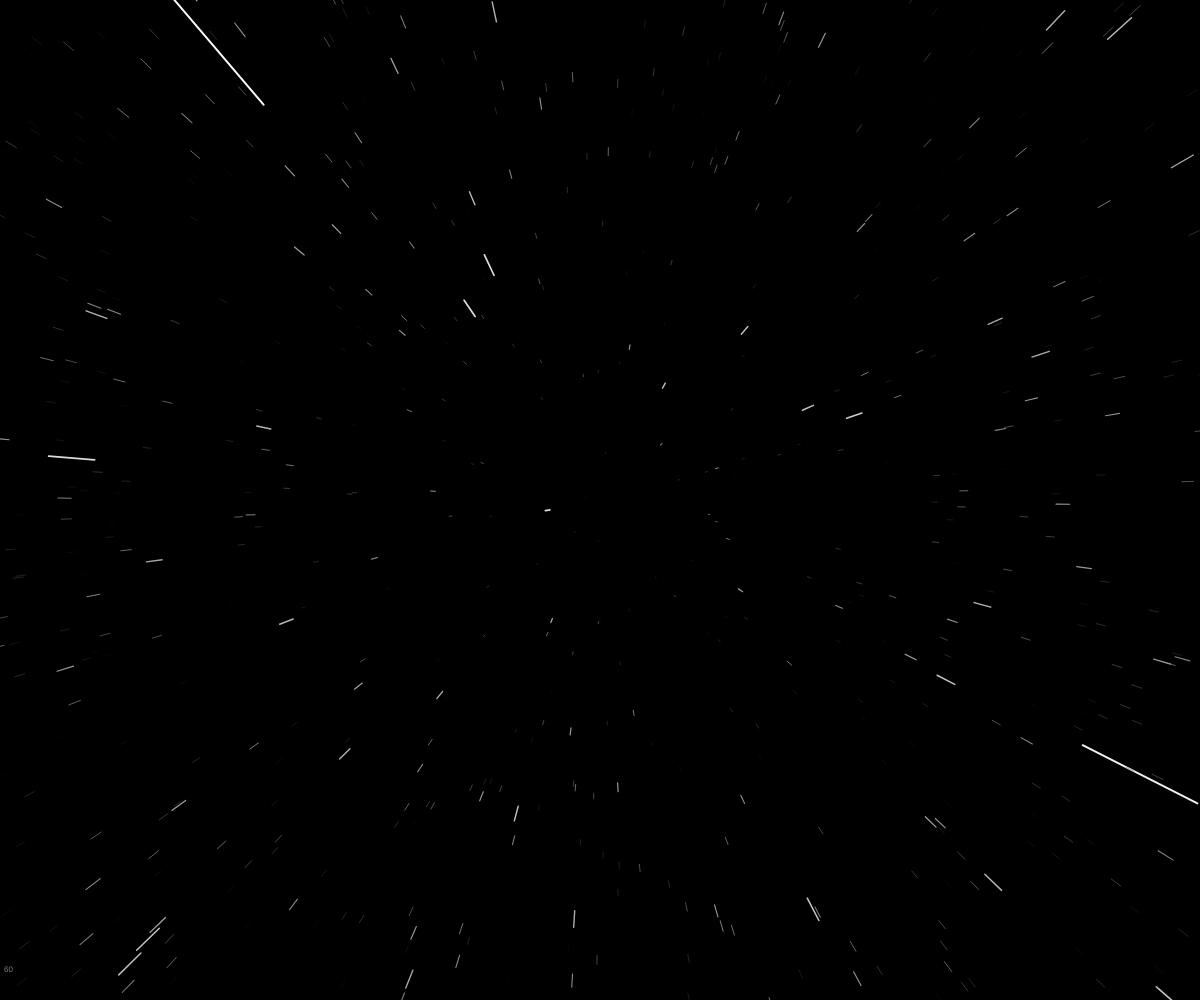
Frame 1 (no input)
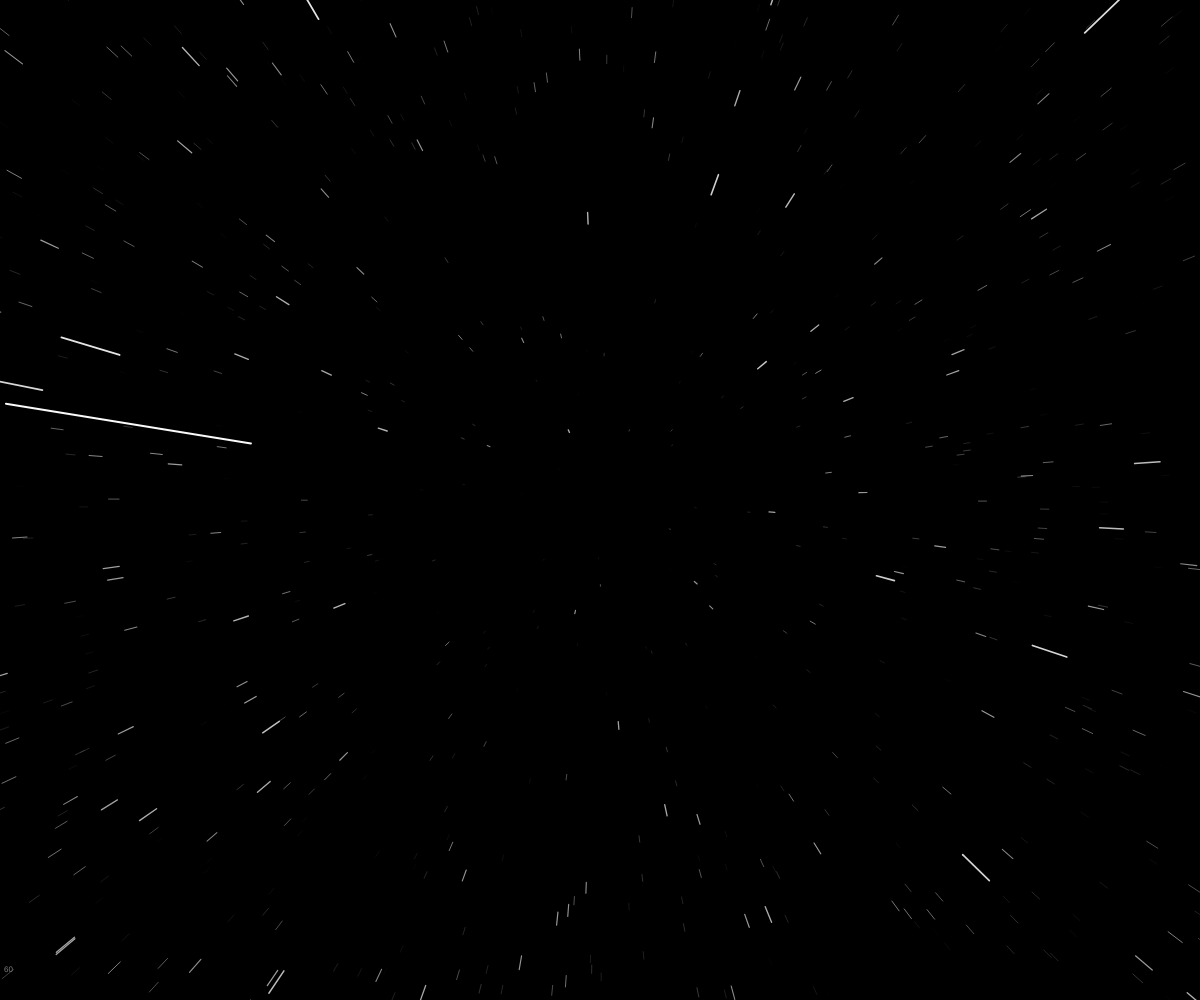
Frame 60 (no input)
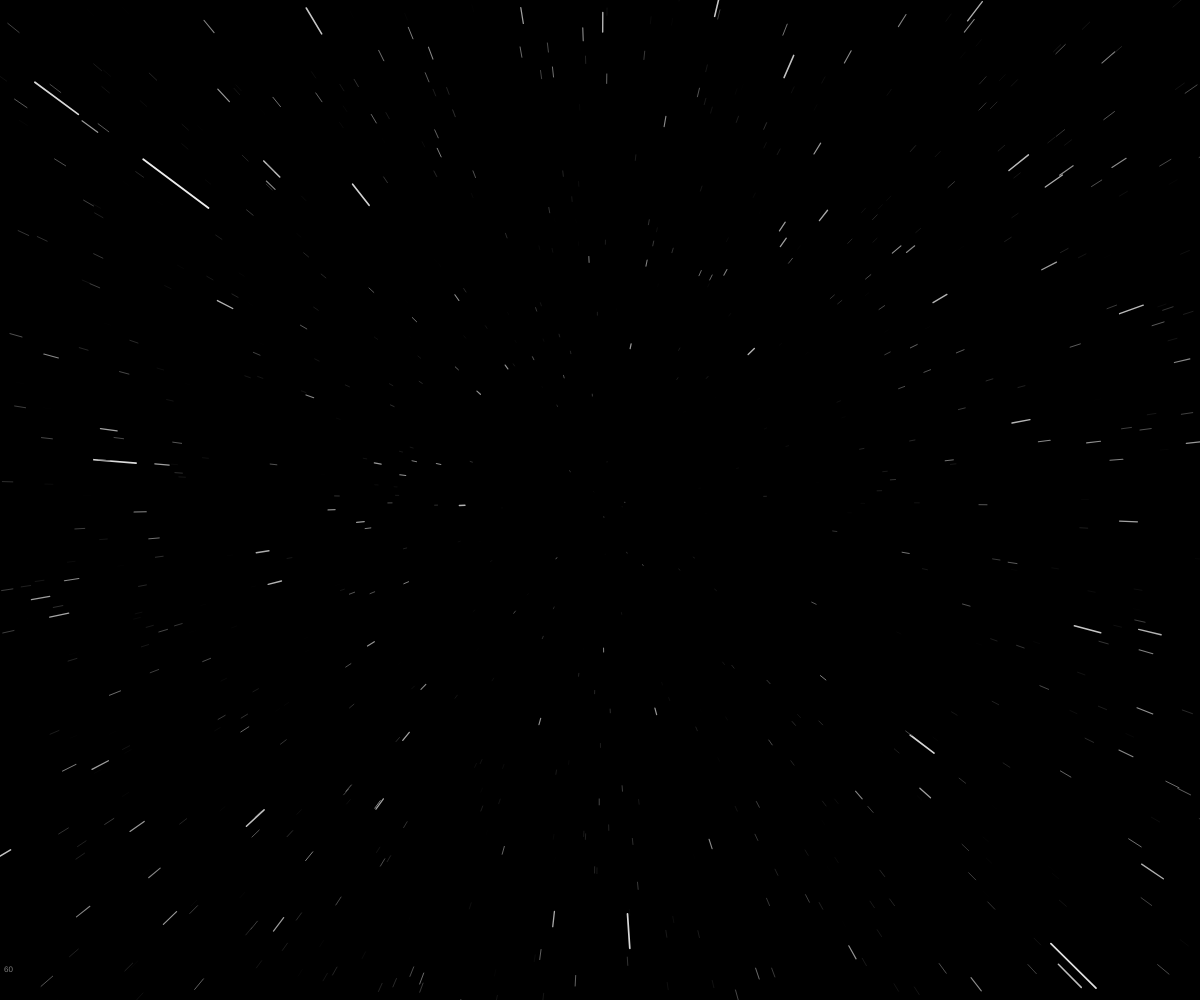
Frame 120 (the mouse pressed at the canvas centre since frame 60)

The p5.js sketch that drew these frames (run headless with seeded random() and noise() and a simulated clock; from frame 60 on, the mouse is pressed at the canvas centre):

// p5.js sketch
// ── sketch.js
let stars = [];
let depth = 400;

function windowResized() {
  resizeCanvas(windowWidth, windowHeight);
}

function setup() {
  createCanvas(windowWidth, windowHeight);
  
  let count = 500 * pow((windowWidth / 400), 2);
  for (let i = 0; i < count; ++i) {
    let x = random(-width / 2, width / 2);
    let y = random(-height / 2, height / 2);
    let z = random(depth);
    stars.push(new Star(createVector(x, y, z)));
  }
}

function draw() {
  background(0);
  translate(width/2, height/2);
  
  for (let i = 0; i < stars.length; ++i) {
    stars[i].draw();
  }
  
  fill(127);
  textSize(8);
  noStroke();
  text(round(frameRate()), -width/2 + 4, height/2 - 28);
}

function Star(pos) {
  this.pos = pos;
  this.prevPos = createVector(pos.x, pos.y, pos.z);
}

Star.prototype.draw = function() {
  this.pos.z -= 5;
  if (this.pos.z < 0) {
    this.pos.z = depth;
    this.pos.x = random(-width / 2, width / 2);
    this.pos.y = random(-height / 2, height / 2);
    this.prevPos = createVector(this.pos.x, this.pos.y, this.pos.z);
  }
  
  let sx = map(this.pos.x / this.pos.z, 0, 1, 0, width/2);
  let sy = map(this.pos.y / this.pos.z, 0, 1, 0, height/2);
  let px = map(this.prevPos.x / this.prevPos.z, 0, 1, 0, width/2);
  let py = map(this.prevPos.y / this.prevPos.z, 0, 1, 0, height/2);
  
  stroke(map(this.pos.z, 0, depth, 255, 0));
  strokeWeight(map(this.pos.z, 0, depth, 2, 0));
  line(px, py, sx, sy);
  
  this.prevPos.x = this.pos.x;
  this.prevPos.y = this.pos.y;
  this.prevPos.z = this.pos.z;
}
